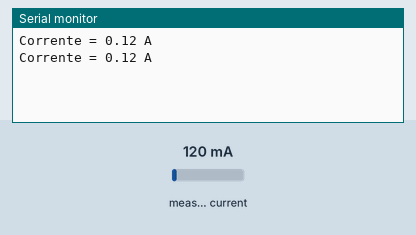
A sketch run on a simulated Arduino Uno, built with avr-gcc and run on an emulated ATmega328P. Shown: the last lines printed to the serial monitor. The test bench sets the inputs (shaded band); at power-on: measured current 120 mA.

Above: at 2.1 s.
2.2 s: measured current set to 40 mA
At 3.5 s:
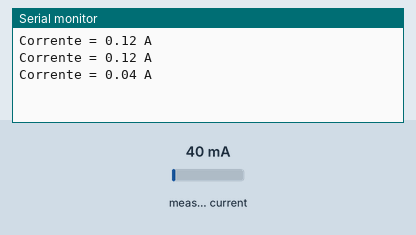
3.8 s: measured current set to 500 mA
At 3.8 s:
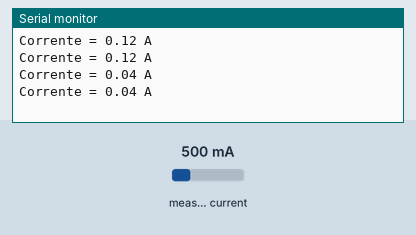
Timing chart, 0 to 6.8 s (numbered marks = the images above; inputs shaded):
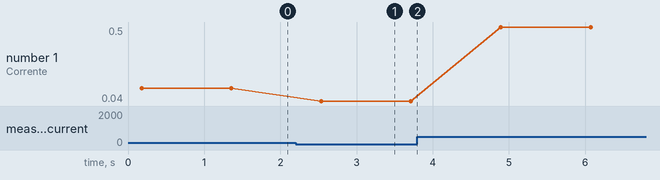

The sketch:

SCT013_Sensor.ino
```cpp
// Program used to calculate the eletric's current using the SCT013 Sensor //

#include <EmonLib.h>

EnergyMonitor SCT013;

int pinSCT = A5;   // Analog pint connected to SCT-013 sensor

void setup() {
  SCT013.current(pinSCT, 6.0606);

  Serial.begin(9600);
}

void loop() {
  double Irms = SCT013.calcIrms(1480);   // Calculate the eletric current's value

  Serial.print("Corrente = ");
  Serial.print(Irms);
  Serial.println(" A");
  Serial.println();
  delay(1000);

}
```

Measured:
- after the input at 2.2 s, the serial monitor: prints a new line after 0.34 s (image 1)
- plotted number 1: 0.12 → 0.04 after the input at 2.2 s, 0.04 → 0.5 after the input at 3.8 s
